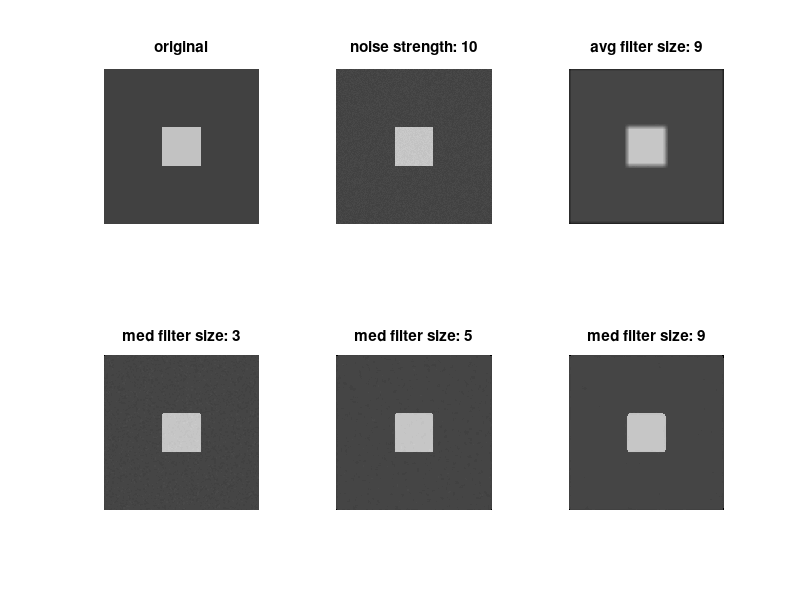

The MATLAB source for this figure:
M = 64 * ones(256, 256);
M((256-64)/2+1:(256-64)/2+64,(256-64)/2+1:(256-64)/2+64) = 192;
noise = rand(256);
nstr = 10;
Mnoise = M + nstr * noise;
avgfilter = fspecial('average', 9);
Mavg = filter2(avgfilter, Mnoise);

figure;
subplot(2, 3, 1);
imshow(uint8(M));
title('original');
subplot(2, 3, 2);
imshow(uint8(Mnoise));
title('noise strength: 10');
subplot(2, 3, 3);
imshow(uint8(Mavg));
title('avg filter size: 9');
subplot(2, 3, 4);
imshow(uint8(medfilt2(Mnoise, [3, 3])));
title('med filter size: 3');
subplot(2, 3, 5);
imshow(uint8(medfilt2(Mnoise, [5, 5])));
title('med filter size: 5');
subplot(2, 3, 6);
imshow(uint8(medfilt2(Mnoise, [9, 9])));
title('med filter size: 9');